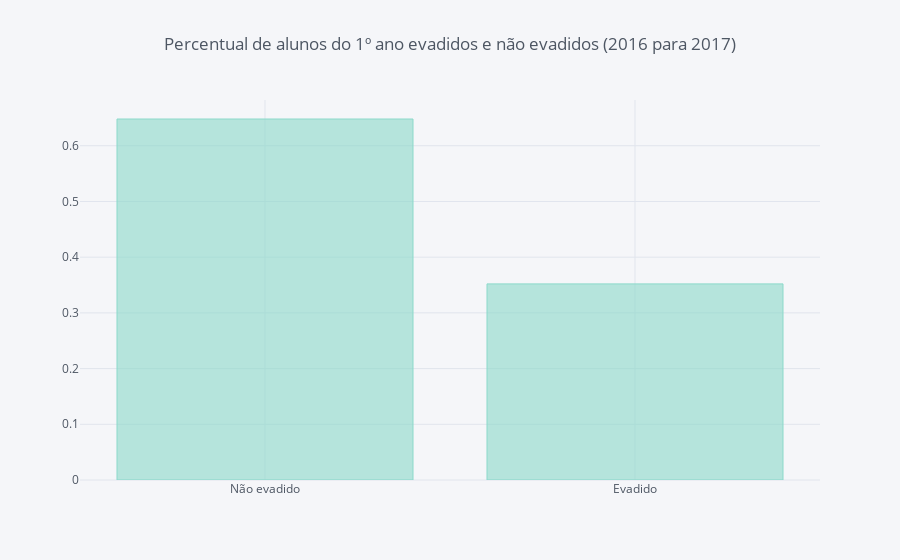

Source (notebook cell):
### Markdown cell above
## Percentual de evasão

### Code cell
v = df['CAT_IN_EVASAO'].value_counts(normalize=True)

fig = v.iplot(kind='bar', color='#8BD9CA', title='Percentual de alunos do 1º ano evadidos e não evadidos (2016 para 2017)')

### Figure 1 — Plotly figure (JSON) as saved in the notebook; plotly's stock layout.template omitted (floating-point values rounded to 4 significant figures)
{"data": [{"marker": {"color": "rgba(139, 217, 202, 0.6)", "line": {"color": "rgba(139, 217, 202, 1.0)", "width": 1}}, "name": "CAT_IN_EVASAO", "orientation": "v", "text": "", "type": "bar", "uid": "576032a1-86fd-4472-8981-bf78af96ec57", "x": ["Não evadido", "Evadido"], "y": [0.648, 0.352]}], "layout": {"legend": {"bgcolor": "#F5F6F9", "font": {"color": "#4D5663"}}, "paper_bgcolor": "#F5F6F9", "plot_bgcolor": "#F5F6F9", "title": {"font": {"color": "#4D5663"}, "text": "Percentual de alunos do 1º ano evadidos e não evadidos (2016 para 2017)"}, "xaxis": {"gridcolor": "#E1E5ED", "showgrid": true, "tickfont": {"color": "#4D5663"}, "title": {"font": {"color": "#4D5663"}, "text": ""}, "zerolinecolor": "#E1E5ED"}, "yaxis": {"gridcolor": "#E1E5ED", "showgrid": true, "tickfont": {"color": "#4D5663"}, "title": {"font": {"color": "#4D5663"}, "text": ""}, "zerolinecolor": "#E1E5ED"}}}
